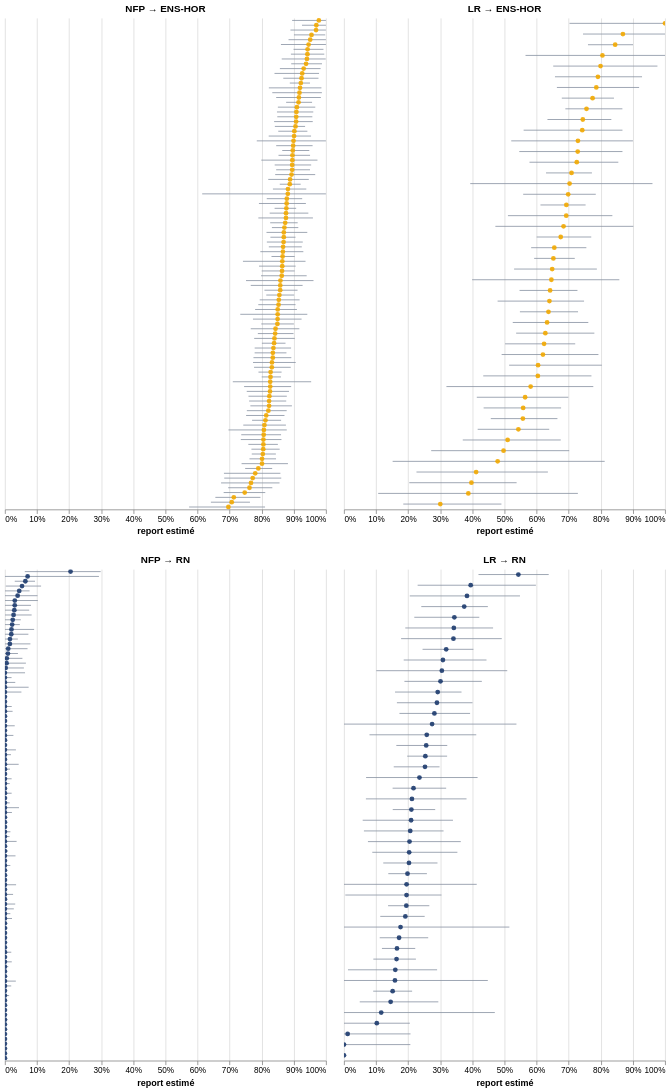

The notebook cell this image was saved under:
### Markdown cell above
On observe dans ces duels une très grande variabilité des reports des électeurs d’Ensemble et Horizons vers les candidats NFP. Les meilleurs valeurs de reports obtenus, autour de 80 %, correspondent à des sortants (Delphine Batho, Yannick Monnet, Christine Pirès Beaune, Chantal Jourdan, Caroline Fiat…). Mais la plupart des reports sont inférieurs, autour de 55 %. Plusieurs candidats obtiennent des reports encore plus faibles, notamment un report très faible (environ 7 %) pour Raphaël Arnault, et des reports faibles pour Jérôme Legavre et Philippe Poutou.

Les reports des électeurs LR sont aussi très variables, mais nettement inférieurs à ceux vers le RN (médiane d’environ 22 % vers le NFP, contre 39 % vers le RN). Les très bons reports se font vers Ayda Hadizadeh, Sébastien Jumel et Jérôme Guedj.

### Duels ENS-HOR / RN — reports des électeurs NFP et LR

### Code cell
duels_ens_rn = paires(df.filter(pl.col("configuration") == "ENS-HOR / RN"))
panneaux(duels_ens_rn, cand, ["NFP → ENS-HOR", "LR → ENS-HOR", "NFP → RN", "LR → RN"])
